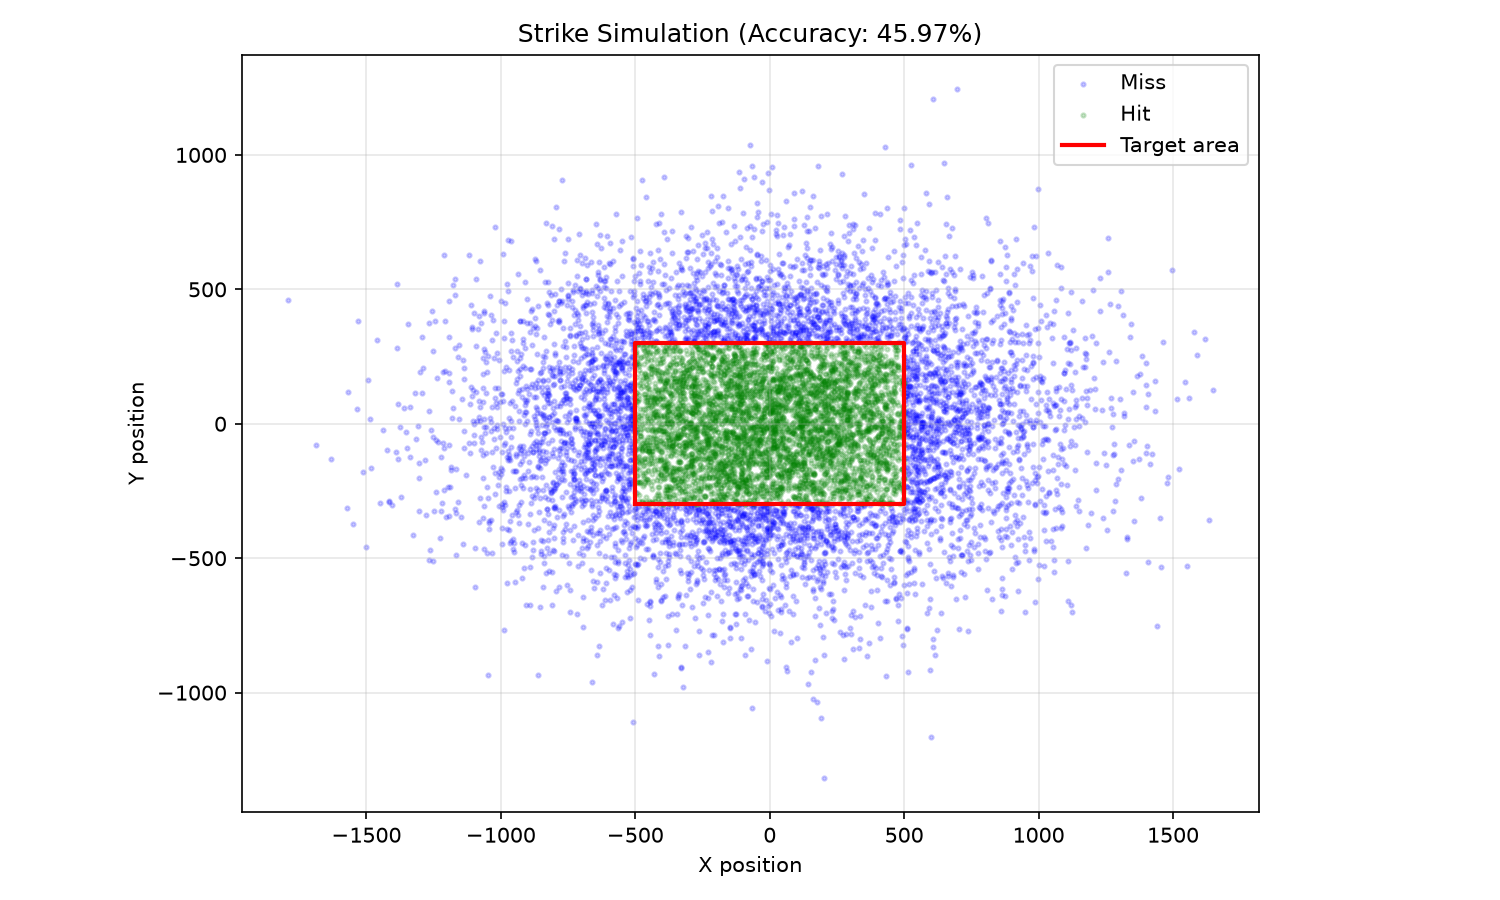

Reproduce this figure in Python.
from pathlib import Path

import matplotlib.pyplot as plt
import numpy as np

# Step 1: Define the target rectangle and normal-distribution spread.
rng = np.random.default_rng(42)
length = 1_000
height = 600
number_of_strikes = 10_000
coordinates = rng.normal(0, [length / 2, height / 2], size=(number_of_strikes, 2))

# Manual option: uncomment these lines and enter the question's coordinates.
# manual_x = [-400, 0, 250, 600]
# manual_y = [-200, 100, 350, 500]
# coordinates = np.column_stack((manual_x, manual_y))
# number_of_strikes = len(coordinates)

inside = (
    (coordinates[:, 0] >= -length / 2)
    & (coordinates[:, 0] <= length / 2)
    & (coordinates[:, 1] >= -height / 2)
    & (coordinates[:, 1] <= height / 2)
)
hit_count = int(inside.sum())
accuracy = hit_count / number_of_strikes * 100

print("Total Strikes =", number_of_strikes)
print("Hits          =", hit_count)
print("Misses        =", number_of_strikes - hit_count)
print("Accuracy      =", round(accuracy, 2), "%")

# Step 2: Plot strikes and the target rectangle.
fig, ax = plt.subplots(figsize=(10, 6))
ax.scatter(coordinates[~inside, 0], coordinates[~inside, 1], color="blue", s=4, alpha=0.2, label="Miss")
ax.scatter(coordinates[inside, 0], coordinates[inside, 1], color="green", s=4, alpha=0.2, label="Hit")
rectangle_x = [-length / 2, length / 2, length / 2, -length / 2, -length / 2]
rectangle_y = [-height / 2, -height / 2, height / 2, height / 2, -height / 2]
ax.plot(rectangle_x, rectangle_y, color="red", linewidth=2, label="Target area")
ax.set_xlabel("X position")
ax.set_ylabel("Y position")
ax.set_title(f"Strike Simulation (Accuracy: {accuracy:.2f}%)")
ax.set_aspect("equal")
ax.grid(alpha=0.3)
ax.legend()

fig.tight_layout()
output_file = Path(__file__).with_name("2.7_number_of_strike.png")
fig.savefig(output_file, dpi=150)
print(f"Graph saved to '{output_file}'")
plt.show()
